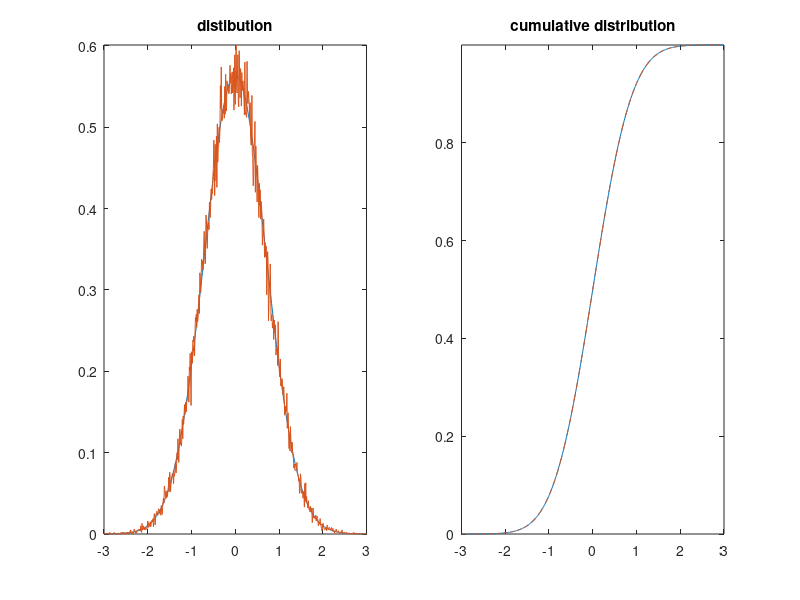
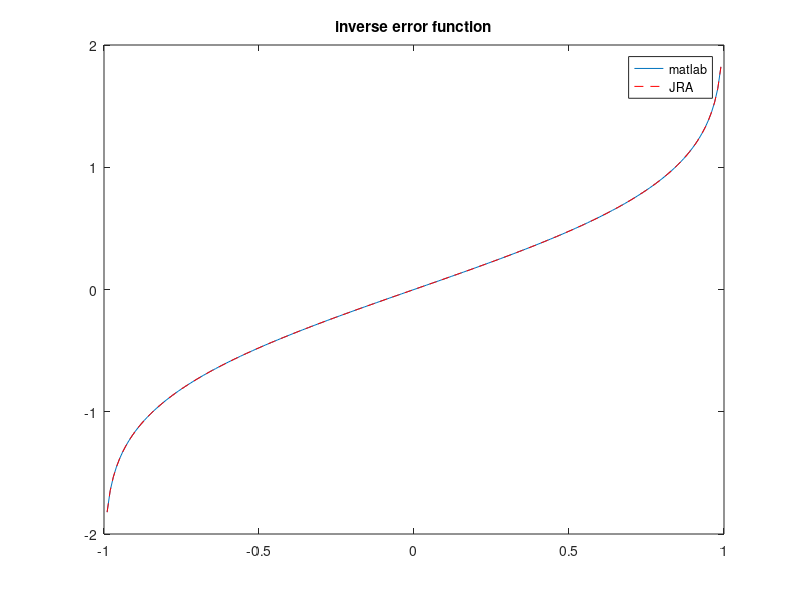
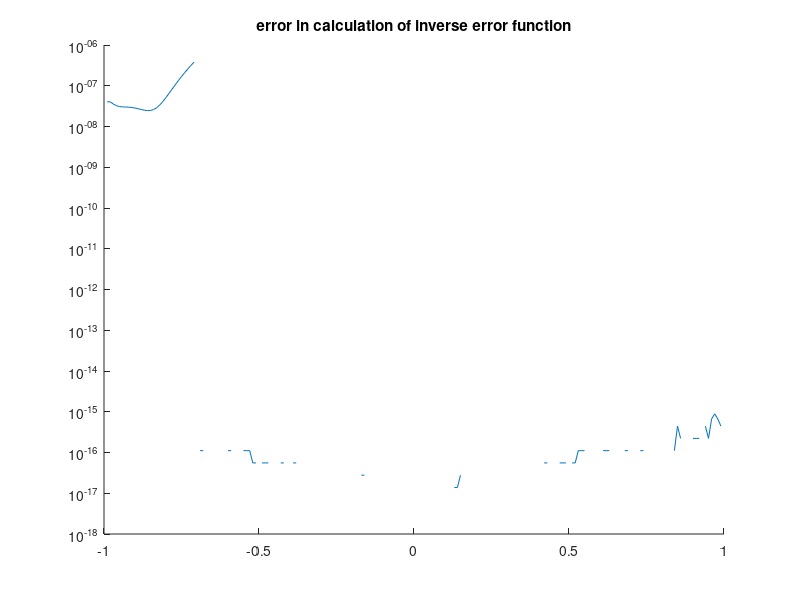

These charts were generated, in order, by the following MATLAB code:
%%%%%%%%%%%%%%%
%%%
%%%   routine for computing inverse error function
%%%


x = -3:0.01:3;
f = exp(-x.^2)/sqrt(pi);
F = cumtrapz(x,f);
F0 = 1/2+erf(x)/2;


close(figure(1));
f1=figure(1); set(f1,'position',[550 440 890 360]);
%
subplot(1,2,1);
plot(x,f); title('distibution');
axis('tight');

subplot(1,2,2);
plot(x,F); title('cumulative distribution');
hold on; plot(x,F0,'linestyle','--');
axis('tight');



%%%%%%%%%%%%%%%
%%%
%%%  compute inverse error function and sample to reproduce normal dfn
%%%
%%%%%%%%%%%%%%
%F0 = 1/2+erf(x)/2;


%%%   randomly sample
%
Nsamples = 1.0e5;
v = zeros(1,Nsamples);
for i=1:length(v)
    v(i) = erfinv(2*rand-1);
end
%v = randn(Nsamples,1)/sqrt(2);

%%%   build distribution
%
dfn = zeros(size(x));
dx = x(2)-x(1);
for i=1:length(v)
    thisv = v(i);
    [~,index]=min(abs(x-thisv));
    dfn(index) = dfn(index)+1;
end
normC = trapz(x,dfn);
dfn = dfn/normC;    

figure(1);
subplot(1,2,1); hold on;
plot(x,dfn);


%%%%%%%%%%%%%%%%%%%%%%%%
%%%
%%%   Now that we know matlabs routine works, test ours...
%%%   (https://stackoverflow.com/questions/5971830/need-code-for-inverse-error-function)
%%%
%%%%%%%%%%%%%%%%%%%%%%%%

y = -1:0.01:1;
xinv = zeros(size(y));


a = [0.886226899,  -1.645349621,  0.914624893, -0.140543331];
b = [-2.118377725,  1.442710462, -0.329097515,  0.012229801];
c = [-1.970840454, -1.624906493,  3.429567803,  1.641345311];
d = [ 3.543889200,  1.637067800];
y0 = 0.7;
for i=1:length(y)
   thisy = y(i);
   if (abs(thisy)==1.0 )
      xinv(i) = -thisy*log(0.0);
   elseif (thisy < -y0)
      z = sqrt(-log((1.0+thisy)/2.0));
      xinv(i) = -(((c(4)*z+c(3))*z+c(2))*z+c(1))/((d(2)*z+d(1))*z+1.0);
   else
      if (thisy<y0)
          z = thisy^2;
          %xinv(i) = thisy*(((a(4)*z+a(3))*z+a(2))*z+a(1))/((((b(4)*z+b(4))*z+b(2))*z+b(1))*z+1.0);
          xinv(i) = thisy*(((a(4)*z+a(3))*z+a(2))*z+a(1))/((((b(4)*z+b(3))*z+b(2))*z+b(1))*z+1.0);
      else
          z = sqrt(-log((1.0-thisy)/2.0));
          xinv(i) = (((c(4)*z+c(3))*z+c(2))*z+c(1))/((d(2)*z+d(1))*z+1.0);
      end
%     //polish x to full accuracy
      xinv(i) = xinv(i) - (erf(xinv(i)) - thisy) / (2.0/sqrt(pi) * exp(-xinv(i).^2));
      xinv(i) = xinv(i) - (erf(xinv(i)) - thisy) / (2.0/sqrt(pi) * exp(-xinv(i).^2));
   end
   
end


close(figure(2));
f2=figure(2);
plot(y,erfinv(y),'displayName','matlab');
hold on; plot(y,xinv,'r--','displayName','JRA');
title('inverse error function');
hold on; legend('show');

error = abs(erfinv(y)-xinv);

figure(3); hold on;
plot(y,error);
set(gca,'yscale','log');
title('error in calculation of inverse error function');



